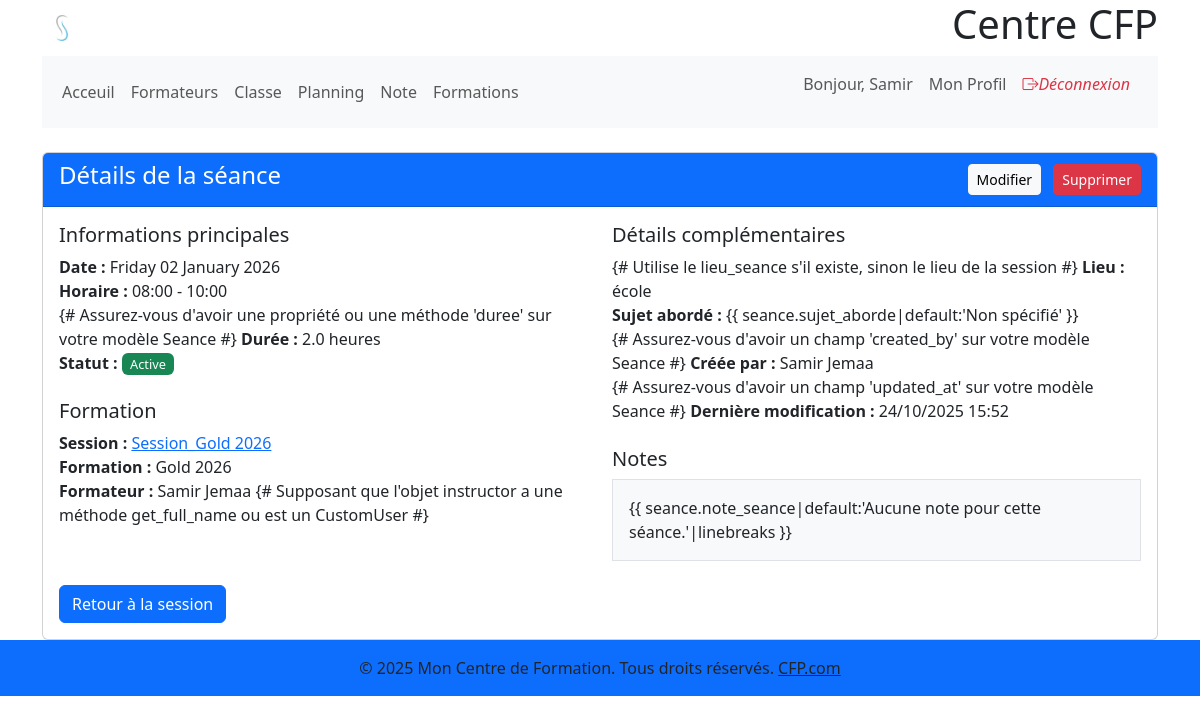
The page /formations/seance/1/seances/6/ (signed in) on the database its author committed.
### gestion_users/models.py (models this page shows, shortened)
class CustomUser(AbstractUser):
    role = models.CharField(max_length=50, choices=UserRole.choices, default=UserRole.STUDENT,
                            verbose_name=_("Rôle"))
    telephone = models.CharField(
        max_length=15, blank=True, null=True, verbose_name=_("Téléphone"))
    adress = models.TextField(blank=True, null=True, verbose_name=_("Adresse"))
    date_naissance = models.DateField(
        blank=True, null=True, verbose_name=_("Date de naissance"))
    photo = models.ImageField(upload_to='photos_profil/',
                              blank=True, null=True, verbose_name=_("Photo de profil"))
    class Meta:
        verbose_name = _("Utilisateur")
        verbose_name_plural = _("Utilisateurs")

### gestion_formations/models.py (models this page shows, shortened)
class Seance(models.Model):
    session = models.ForeignKey(
        'Session',
        on_delete=models.CASCADE,
        related_name='seances',
        verbose_name=_("Session")
    )
    date = models.DateField(verbose_name=_("Date de la séance"))
    heure_debut = models.TimeField(verbose_name=_("Heure de début"))
    heure_fin = models.TimeField(verbose_name=_("Heure de fin"))
    instructor = models.ForeignKey(
        CustomUser,
        on_delete=models.SET_NULL,
        null=True,
        blank=True,
        related_name='seances_enseignees',
        verbose_name=_("Formateur de la séance")
    )
    room = models.ForeignKey(
        Room,
        on_delete=models.SET_NULL,
        null=True,
        blank=True,
        related_name='seances',
        verbose_name=_("Salle")
    )
    sujet_aborde = models.CharField(
        max_length=255,
        blank=True,
        null=True,
        verbose_name=_("Sujet abordé")
    )
    est_annulee = models.BooleanField(
        default=False,
        verbose_name=_("Séance annulée")
    )
    note_seance = models.TextField(
        blank=True,
        null=True,
        verbose_name=_("Notes de la séance")
    )
    created_at = models.DateTimeField(
        auto_now_add=True,
        verbose_name=_("Date de création")
    )
    updated_at = models.DateTimeField(
        auto_now=True,
        verbose_name=_("Dernière modification")
    )
    created_by = models.ForeignKey(
        CustomUser,
        on_delete=models.SET_NULL,
        null=True,
        blank=True,
        verbose_name=_("Créé par"),
        related_name='seances_crees'
    )
    class Meta:
        verbose_name = _("Séance")
        verbose_name_plural = _("Séances")
        ordering = ['date', 'heure_debut']
        constraints = [
            models.UniqueConstraint(
                fields=['session', 'date', 'heure_debut'],
                name='unique_seance_time_per_session'
            ),
            models.CheckConstraint(
                check=models.Q(heure_fin__gt=models.F('heure_debut')),
                name='heure_fin_apres_debut'
            )
        ]
    @property
    def duree(self):
        if not all([self.heure_debut, self.heure_fin]):
            return 0
        debut = datetime.combine(self.date, self.heure_debut)
        fin = datetime.combine(self.date, self.heure_fin)
        delta = fin - debut
        return delta.total_seconds() / 3600  # Convertit en heures

class Session(models.Model):
    statut = models.CharField(max_length=50, choices=SessionStatus.choices,
                              default=SessionStatus.PLANNED, verbose_name=_("Statut de la session"))
    formation = models.ForeignKey(Formation, on_delete=models.CASCADE, related_name='sessions', verbose_name=_(
        "Formation"))  # Si la formation est supprimée, ses sessions le sont aussi
    nom_session = models.CharField(
        max_length=255, verbose_name=_("Nom de la session"))
    date_debut_session = models.DateField(verbose_name=_(
        "Date de début de la session"))  # Période générale
    date_fin_session = models.DateField(verbose_name=_(
        "Date de fin de la session"))   # Période générale
    capacite_max = models.PositiveIntegerField(
        verbose_name=_("Capacité maximale"))
    instructor_principal = models.ForeignKey(CustomUser, on_delete=models.SET_NULL, null=True,
                                             blank=True, related_name='sessions_principales', verbose_name=_("Formateur principal"))
    lieu = models.CharField(max_length=255, blank=True,
                            null=True, verbose_name=_("Lieu de la session"))
    description = models.TextField(
        blank=True, null=True, verbose_name=_("Description de la session"))
    capacite_min = models.PositiveIntegerField(
        blank=True, null=True, verbose_name=_("Capacité minimale"))
    class Meta:
        verbose_name = _("Session")
        verbose_name_plural = _("Sessions")
        ordering = ['date_debut_session']

class Formation(models.Model):  # cours
    nom = models.CharField(
        max_length=255, verbose_name=_("Nom de la formation"))
    description = models.TextField(
        blank=True, null=True, verbose_name=_("Description"))
    duree_heures = models.PositiveIntegerField(blank=True, null=True, verbose_name=_(
        "Durée totale en heures"))  # Durée totale estimée de la formation
    objectifs = models.TextField(
        blank=True, null=True, verbose_name=_("Objectifs"))
    prerequis = models.TextField(
        blank=True, null=True, verbose_name=_("Prérequis"))
    est_active = models.BooleanField(
        default=True, verbose_name=_("Est active"))
    date_debut_formation = models.DateField(
        blank=True,
        null=True,
        verbose_name=_("Date de début de la formation")
    )
    date_fin_formation = models.DateField(
        blank=True,
        null=True,
        verbose_name=_("Date de fin de la formation")
    )
    class Meta:
        verbose_name = _("Formation")
        verbose_name_plural = _("Formations")

### gestion_formations/views.py (the view)
class SeanceDetailView(LoginRequiredMixin, DetailView):
    model = Seance
    template_name = 'gestion_formations/seance_detail.html'
    context_object_name = 'seance'

### gestion_formations/templates/gestion_formations/seance_detail.html (shortened to what this page needs)
 {% extends 'base.html' %} {% block content %}
  <div class="container mt-4">
    <div class="card">
      <div class="card-header bg-primary text-white">
        <div class="d-flex justify-content-between align-items-center">
          <h4>Détails de la séance</h4>
          <div>
            <a href="{% url 'gestion_formations:seance_update' session_pk=seance.session.pk pk=seance.pk %}" class="btn btn-sm btn-light me-2"> Modifier</a>
            <a href="{% url 'gestion_formations:seance_delete' session_pk=seance.session.pk pk=seance.pk %}" class="btn btn-sm btn-danger"> Supprimer</a>
          </div>
        </div>
      </div>
      <div class="card-body">
        <div class="row">
          <div class="col-md-6">
            <h5>Informations principales</h5>
            <p>
              <strong>Date :</strong> {{ seance.date|date:'l d F Y' }}<br />
              <strong>Horaire :</strong> {{ seance.heure_debut|time:'H:i' }} - {{ seance.heure_fin|time:'H:i' }}<br />
              {# Assurez-vous d'avoir une propriété ou une méthode 'duree' sur
            votre modèle Seance #}
              <strong>Durée :</strong> {{ seance.duree }} heures<br />
              <strong>Statut :</strong>
              <span class="badge {% if seance.est_annulee %}
                  bg-danger
                {% else %}
                  bg-success
                {% endif %}">
                {% if seance.est_annulee %}
                  Annulée
                {% else %}
                  Active
                {% endif %}
              </span>
            </p>
            <h5 class="mt-4">Formation</h5>
            <p>
              <strong>Session :</strong>
              <a href="{% url 'gestion_formations:session_detail' pk=seance.session.pk %}">{{ seance.session.nom_session }}</a><br />
              <strong>Formation :</strong> {{ seance.session.formation.nom }}<br />
              <strong>Formateur :</strong>
              {% if seance.instructor %}
                {{ seance.instructor.get_full_name }} {#
            Supposant que l'objet instructor a une méthode get_full_name ou est
            un CustomUser #}
              {% else %}
                {{ seance.session.instructor_principal.get_full_name|default:'Non
            assigné' }} {# Supposant une relation user sur Instructor et
            get_full_name sur CustomUser #}
              {% endif %}
            </p>
          </div>
          <div class="col-md-6">
            <h5>Détails complémentaires</h5>
            <p>
              {# Utilise le lieu_seance s'il existe, sinon le lieu de la session
            #}
              <strong>Lieu :</strong> {{ seance.lieu_seance|default:seance.session.lieu }}<br />
              <strong>Sujet abordé :</strong> {{ seance.sujet_aborde|default:'Non
            spécifié' }}<br />
              {# Assurez-vous d'avoir un champ 'created_by' sur votre modèle
            Seance #}
              <strong>Créée par :</strong> {{ seance.created_by.get_full_name|default:'Système' }}<br />
              {# Assurez-vous d'avoir un champ 'updated_at' sur votre modèle
            Seance #} <strong>Dernière modification :</strong> {{ seance.updated_at|date:'d/m/Y H:i'|default:'-' }}
            </p>
            <h5 class="mt-4">Notes</h5>
            <div class="border p-3 bg-light">{{ seance.note_seance|default:'Aucune note pour cette
            séance.'|linebreaks }}</div>
          </div>
        </div>
        <div class="mt-4">
          <a href="{% url 'gestion_formations:session_detail' pk=seance.session.pk %}" class="btn btn-primary"> Retour à la session</a>
        </div>
      </div>
    </div>
  </div>
{% endblock %}

### templates/includes/_nav.html (shortened to what this page needs)
<nav class="navbar navbar-expand-lg navbar-light bg-light">
  <div class="container-fluid">
    <div class="collapse navbar-collapse" id="navbarNav">
      <ul class="navbar-nav me-auto mb-2 mb-lg-0">
        <li class="nav-item">
          <a class="nav-link" href="#">Acceuil</a>
        </li>
        <li class="nav-item">
          <a class="nav-link" href="{% url 'gestion_users:formateurs_list' %}">Formateurs</a>
        </li>
        <li class="nav-item">
          <a class="nav-link" href="{% url 'gestion_formations:room_list' %}">Classe</a>
        </li>
        <li class="nav-item">
          <a class="nav-link" href="{% url 'gestion_formations:seance_calendar_page' %}">Planning</a>
        </li>
        <li class="nav-item">
          <a class="nav-link" href="#">Note</a>
        </li>
        <li class="nav-item">
          <a class="nav-link" href="{% url 'gestion_formations:formation_list' %}">Formations</a>
        </li>
      </ul>
      <ul class="navbar-nav ms-auto">
        {% if user.is_authenticated %}
          <li class="nav-item">
            <span class="nav-link">Bonjour, {{ user.first_name|default:user.username }}</span>
          </li>
          <li class="nav-item">
            <a class="nav-link" href="{% url 'gestion_users:profile' %}">Mon Profil</a>
          </li>
          <li class="nav-item">
            <form method="post" action="{% url 'gestion_users:logout' %}" class="form-inline">
              <a href="{% url 'gestion_users:logout' %}" class="nav-link text-danger"><i class="bi bi-box-arrow-right me-2">Déconnexion</i></a>
            </form>
          </li>
        {% endif %}
      </ul>
    </div>
  </div>
</nav>

### static/css/styles.css (style rules this page uses)
.badge { font-size: 0.8em; font-weight: 500; padding: 0.35em 0.65em; }

### rows shown on the page
CustomUser: first_name "Samir"
Seance: date "Friday 02 January 2026", heure_debut "08:00", heure_fin "10:00", duree "2.0", session.nom_session "Session_Gold 2026", session.formation.nom "Gold 2026", instructor.get_full_name "Samir Jemaa", lieu_seance "école", created_by.get_full_name "Samir Jemaa", updated_at "24/10/2025 15:52"
